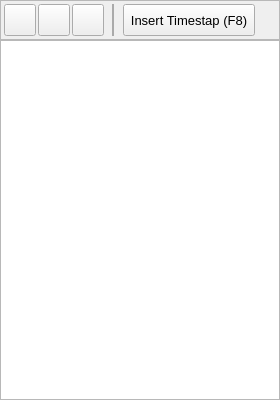
<?xml version="1.0" encoding="UTF-8"?>
<ui version="4.0">
 <class>TP_LyricsEditor</class>
 <widget class="QWidget" name="TP_LyricsEditor">
  <property name="geometry">
   <rect>
    <x>0</x>
    <y>0</y>
    <width>280</width>
    <height>400</height>
   </rect>
  </property>
  <property name="mouseTracking">
   <bool>true</bool>
  </property>
  <property name="windowTitle">
   <string>Form</string>
  </property>
  <layout class="QVBoxLayout" name="verticalLayout">
   <property name="spacing">
    <number>0</number>
   </property>
   <property name="leftMargin">
    <number>0</number>
   </property>
   <property name="topMargin">
    <number>0</number>
   </property>
   <property name="rightMargin">
    <number>0</number>
   </property>
   <property name="bottomMargin">
    <number>0</number>
   </property>
   <item>
    <widget class="QFrame" name="frame">
     <property name="mouseTracking">
      <bool>true</bool>
     </property>
     <property name="frameShape">
      <enum>QFrame::StyledPanel</enum>
     </property>
     <property name="frameShadow">
      <enum>QFrame::Raised</enum>
     </property>
     <layout class="QHBoxLayout" name="horizontalLayout">
      <property name="spacing">
       <number>2</number>
      </property>
      <property name="leftMargin">
       <number>3</number>
      </property>
      <property name="topMargin">
       <number>3</number>
      </property>
      <property name="rightMargin">
       <number>3</number>
      </property>
      <property name="bottomMargin">
       <number>3</number>
      </property>
      <item>
       <widget class="QPushButton" name="pushButton_Return">
        <property name="sizePolicy">
         <sizepolicy hsizetype="Minimum" vsizetype="Minimum">
          <horstretch>0</horstretch>
          <verstretch>0</verstretch>
         </sizepolicy>
        </property>
        <property name="minimumSize">
         <size>
          <width>32</width>
          <height>32</height>
         </size>
        </property>
        <property name="maximumSize">
         <size>
          <width>32</width>
          <height>32</height>
         </size>
        </property>
        <property name="mouseTracking">
         <bool>true</bool>
        </property>
        <property name="iconSize">
         <size>
          <width>24</width>
          <height>24</height>
         </size>
        </property>
       </widget>
      </item>
      <item>
       <widget class="QPushButton" name="pushButton_Open">
        <property name="sizePolicy">
         <sizepolicy hsizetype="Fixed" vsizetype="Minimum">
          <horstretch>0</horstretch>
          <verstretch>0</verstretch>
         </sizepolicy>
        </property>
        <property name="minimumSize">
         <size>
          <width>32</width>
          <height>32</height>
         </size>
        </property>
        <property name="maximumSize">
         <size>
          <width>32</width>
          <height>32</height>
         </size>
        </property>
        <property name="mouseTracking">
         <bool>true</bool>
        </property>
        <property name="iconSize">
         <size>
          <width>24</width>
          <height>24</height>
         </size>
        </property>
       </widget>
      </item>
      <item>
       <widget class="QPushButton" name="pushButton_Save">
        <property name="sizePolicy">
         <sizepolicy hsizetype="Minimum" vsizetype="Minimum">
          <horstretch>0</horstretch>
          <verstretch>0</verstretch>
         </sizepolicy>
        </property>
        <property name="minimumSize">
         <size>
          <width>32</width>
          <height>32</height>
         </size>
        </property>
        <property name="maximumSize">
         <size>
          <width>32</width>
          <height>32</height>
         </size>
        </property>
        <property name="mouseTracking">
         <bool>true</bool>
        </property>
        <property name="iconSize">
         <size>
          <width>24</width>
          <height>24</height>
         </size>
        </property>
       </widget>
      </item>
      <item>
       <widget class="QFrame" name="VLine1">
        <property name="minimumSize">
         <size>
          <width>15</width>
          <height>0</height>
         </size>
        </property>
        <property name="maximumSize">
         <size>
          <width>15</width>
          <height>16777215</height>
         </size>
        </property>
        <property name="mouseTracking">
         <bool>true</bool>
        </property>
        <property name="styleSheet">
         <string notr="true">color: #AAA</string>
        </property>
        <property name="frameShape">
         <enum>QFrame::VLine</enum>
        </property>
        <property name="frameShadow">
         <enum>QFrame::Plain</enum>
        </property>
        <property name="lineWidth">
         <number>2</number>
        </property>
       </widget>
      </item>
      <item>
       <widget class="QPushButton" name="pushButton_InsertTimestamp">
        <property name="minimumSize">
         <size>
          <width>0</width>
          <height>32</height>
         </size>
        </property>
        <property name="maximumSize">
         <size>
          <width>16777215</width>
          <height>32</height>
         </size>
        </property>
        <property name="font">
         <font>
          <pointsize>10</pointsize>
         </font>
        </property>
        <property name="mouseTracking">
         <bool>true</bool>
        </property>
        <property name="focusPolicy">
         <enum>Qt::NoFocus</enum>
        </property>
        <property name="text">
         <string> Insert Timestap (F8) </string>
        </property>
       </widget>
      </item>
      <item>
       <spacer name="horizontalSpacer">
        <property name="orientation">
         <enum>Qt::Horizontal</enum>
        </property>
        <property name="sizeHint" stdset="0">
         <size>
          <width>40</width>
          <height>20</height>
         </size>
        </property>
       </spacer>
      </item>
     </layout>
    </widget>
   </item>
   <item>
    <widget class="QPlainTextEdit" name="plainTextEdit">
     <property name="mouseTracking">
      <bool>true</bool>
     </property>
     <property name="lineWrapMode">
      <enum>QPlainTextEdit::NoWrap</enum>
     </property>
    </widget>
   </item>
  </layout>
 </widget>
 <resources/>
 <connections/>
</ui>
